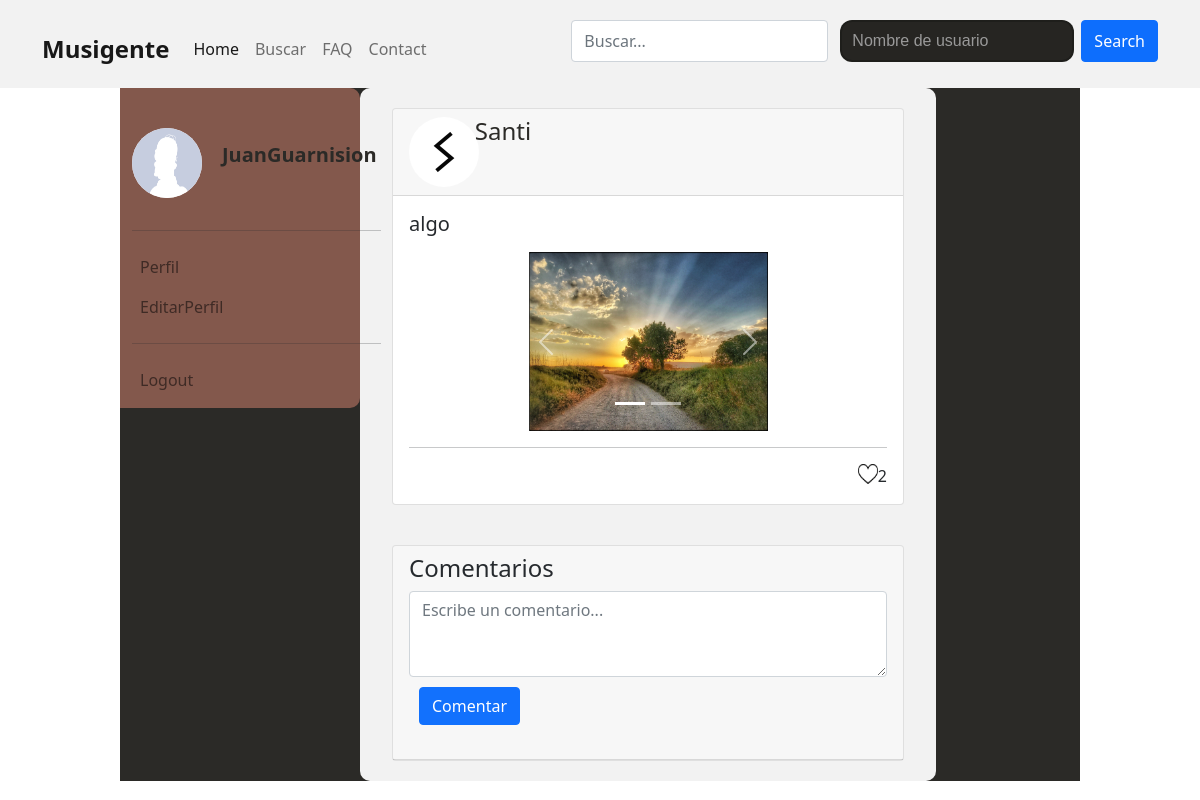
The app's page /html/publicacion.php?id=16 (signed in) with its own data.
### tables this page shows
CREATE TABLE `usuario` (
  `ID` int(11) NOT NULL,
  `Nickname` varchar(40) NOT NULL,
  `email` varchar(40) NOT NULL,
  `Password` varchar(200) NOT NULL,
  `Nombre` varchar(40) NOT NULL,
  `Instrumento` varchar(30) DEFAULT NULL,
  `Apellido1` varchar(40) NOT NULL,
  `Apellido2` varchar(40) DEFAULT NULL,
  `GeneroP` varchar(2) NOT NULL,
  `Genero` varchar(20) NOT NULL,
  `Anos de experiencia` int(11) DEFAULT NULL,
  `IdGrupo` int(11) DEFAULT NULL,
  `IdDomicilio` int(11) NOT NULL,
  `Descripcion` text DEFAULT NULL,
  `ImagenDePerfil` varchar(60) NOT NULL DEFAULT 'predeterminadoA6RJ45B.jpg'
);

CREATE TABLE `publicaciones` (
  `id` int(11) NOT NULL,
  `id_usuario` int(11) NOT NULL,
  `titulo` varchar(60) NOT NULL,
  `contenido` text NOT NULL
);

CREATE TABLE `imagenespublicaciones` (
  `id` int(11) NOT NULL,
  `IDPublicacion` int(11) NOT NULL,
  `RutaImagen` varchar(60) NOT NULL
);

### html/publicacion.php (the view, shortened to what this page needs)
<html lang="es">
<head>
    <link href="https://cdn.jsdelivr.net/npm/bootstrap@5.1.3/dist/css/bootstrap.min.css" rel="stylesheet">
</head>
<body>
    <nav class="navbar navbar-light navbar-expand-xl navbar-fixed-top navigation-clean-button" style="background-color:#F2F2F2;border-radius: 20;border-top-left-radius: 20; padding-top: 20px; padding-bottom: 10px;">
        <div class="container"><button class="navbar-toggler" data-bs-toggle="collapse" data-bs-target="#navcol-2"><span class="visually-hidden">Toggle navigation</span><span class="navbar-toggler-icon"></span></button>
            <div style="font-weight: bold;"><a class="navbar-brand" href="#"><span style="font-size: larger">Musigente</span></a></div>
            <div id="navcol-2" class="collapse navbar-collapse" style="color: rgb(255,255,255); justify-content: space-between">
                <ul class="navbar-nav">
                    <li class="nav-item"><a class="nav-link active" href="./Principal.php">Home </a></li>
                    <li class="nav-item"><a class="nav-link" href="./busqueda.php">Buscar</a></li>
                    <li><a class="nav-link" href="./faq.php">FAQ</a></li>
                    <li><a class="nav-link" href="./Contact.php">Contact </a></li>
                </ul>
                <ul class="nav navbar-nav">
                    <li class="nav-item">
                        <form class="form-inline my-2 my-lg-0" action="./busqueda.php">
                            <div class="input-group mb-3">
                                <input type="text" id="valor" name="valor" class="form-control rounded mx-sm-1" placeholder="Buscar...">
                                <div class="content-select mx-sm-2">
                                    <select id="campo" name="campo">
                                        <option value="Nickname">Nombre de usuario</option>
                                    </select>
                                </div>
                                <button class="btn btn-primary my-2 my-sm-0 rounded" type="submit">Search</button>
                            </div>
                        </form>
                    </li>
                </ul>
            </div>
        </div>
    </nav>
    <div class="d-flex fondo-bonico">
        <aside class="col-md-1 col-lg-3" style="height: 50%; background-color: #815448; border-radius: 0 10px 10px 0;">
            <nav class="navbar navbar-light navbar-expand-md d-flex d-xl-flex flex-column flex-grow-0 justify-content-start justify-content-xl-start align-items-xl-start">
                <div class="container-fluid">
                    <ul class="navbar-nav flex-column">
                        <div id="navcol-3" class="collapse navbar-collapse " style="color: black">
                            <ul class="navbar-nav">
                                <li class="nav-item">
                                    <p class="nav-link" href="#" id="navbarDropdownMenuLink" role="button" data-bs-toggle="dropdown" aria-expanded="false">
                                    <div style="display: flex; justify-content: center; align-items: center;">
                                        <?php
                                        require("../php/conexion.php");
                                        $consulta = "SELECT ImagenDePerfil FROM usuario WHERE Nickname = '" . $_SESSION['username'] . "'";
                                        $resultado = mysqli_query($conexion, $consulta);
                                        $fila = mysqli_fetch_array($resultado);
                                        $imagen = $fila['ImagenDePerfil'];
                                        echo "<img class='img img-responsive rounded-circle' src='../img/usuarios/$imagen' alt='Imagen de perfil' style='width: 70px; height: 70px; margin-right: 20px; background-color: white'>";
                                        echo "<p class='fs-5 fw-bold me-1' style='color: #262522'>" . $_SESSION['username'] . "</p>";
                                        ?>
                                    </div>
                                    </p>
                                </li>
                            </ul>
                        </div>
                        <hr>
                        <?php
                        echo "<li class='nav-item'><a class='nav-link' href='./perfil.php?profile=" . $_SESSION['username'] . "''>Perfil</a></li>"
                        ?>
                        <li class="nav-item"><a class="nav-link" href="./EditarPerfil.php">EditarPerfil</a></li>
                        <hr>
                        <li class="nav-item"><a class="nav-link" href="../php/LogOut.php">Logout</a></li>
                    </ul>
                </div>
            </nav>
        </aside>
        <main style="width: 60%;">
            <section style="background-color: #F2F2F2; border-radius: 10px; padding: 20px;">
                <?php
                if (isset($_SESSION)) {
                    if (isset($_SESSION['username'])) {
                        $nombreUsuario = $_SESSION['username'];
                        require("../php/conexion.php");
                        $consulta = "SELECT id FROM usuario WHERE Nickname = '" . $nombreUsuario . "'";
                        $resultado = mysqli_query($conexion, $consulta);
                        $fila = mysqli_fetch_array($resultado);
                        $idUsuario = $fila['id'];
                        $consulta = "SELECT id_usuario, titulo, contenido FROM publicaciones WHERE id = '" . $_GET['id'] . "'";
                        $idPublicacion = $_GET['id'];
                        $resultado = mysqli_query($conexion, $consulta);
                        $fila = mysqli_fetch_array($resultado);
                        $id_usuario = $fila['id_usuario'];
                        $titulo = $fila['titulo'];
                        $contenido = $fila['contenido'];
                        $consulta = "SELECT Nickname, ImagenDePerfil FROM usuario WHERE id = '$id_usuario'";
                        $resultado = mysqli_query($conexion, $consulta);
                        $fila = mysqli_fetch_array($resultado);
                        $nickname = $fila['Nickname'];
                        $imagen = $fila['ImagenDePerfil'];
                        echo "<div class='container-fluid'>
                                <div class='row'>
                                    <div class='col-md-12'>
                                        <div class='card'>
                                            <div class='card-header'>
                                                <div class='row'>
                                                    <div class='col-md-1'>
                                                        <img class='rounded-circle' src='../img/usuarios/$imagen' alt='Imagen de perfil'
                                                        style='width: 70px; height: 70px; margin-right: 5px; background-color: white'>
                                                    </div>
                                                    <div class='col-md-10 ms-4'>
                                                        <h4 style='color: #262522'>" . $nickname . "</h4>
                                                    </div>
                                                </div>
                                            </div>
                                            <div class='card-body'>
                                                <h5 class='card-title'>" . $titulo . "</h5>
                                                <p class='card-text'>" . $contenido . "</p>";
                        $consulta = "SELECT `RutaImagen` FROM `imagenespublicaciones` WHERE IDPublicacion = $idPublicacion";
                        $resultado3 = mysqli_query($conexion, $consulta);
                        if ($resultado3) {
                            if (mysqli_num_rows($resultado3) != 0) {
                                echo "<div style='display: flex; justify-content: center'>
                                                <div id='carouselExampleIndicators' class='carousel slide w-50' data-bs-ride='carousel'>
                                                    <div class='carousel-indicators'>";
                                $contador2 = 0;
                                echo "<button type='button' data-bs-target='#carouselExampleIndicators' data-bs-slide-to='" . $contador2 . "' class='active' aria-current='true' aria-label='Slide " . ($contador2 + 1) . "'></button>";
                                $contador2++;
                                while ($contador2 < mysqli_num_rows($resultado3)) {
                                    echo "<button type='button' data-bs-target='#carouselExampleIndicators' data-bs-slide-to='" . $contador2 . "' aria-label='Slide " . ($contador2 + 1) . "'></button>";
                                    $contador2++;
                                }
                                echo "</div>";
                                echo "<div class='carousel-inner'>";
                                $contador3 = 0;
                                while ($filaImagen = mysqli_fetch_assoc($resultado3)) {
                                    $imagen = $filaImagen['RutaImagen'];
                                    if ($contador3 == 0) {
                                        echo "<div class='carousel-item active'>";
                                    } else {
                                        echo "<div class='carousel-item'>";
                                    }
                                    echo "<img src='../img/imagenesPublicaciones/$imagen' class='d-block w-100' alt='...' style='max-height=300px; width=auto;'>
                                                                </div>";
                                    $contador3++;
                                }
                                echo "</div>";
                                if (mysqli_num_rows($resultado3) > 1) {
                                    echo "<button class='carousel-control-prev' type='button' data-bs-target='#carouselExampleIndicators' data-bs-slide='prev'>
                                                        <span class='carousel-control-prev-icon' aria-hidden='true'></span>
                                                        <span class='visually-hidden'>Previous</span>
                                                        </button>
                                                        <button class='carousel-control-next' type='button' data-bs-target='#carouselExampleIndicators' data-bs-slide='next'>
                                                        <span class='carousel-control-next-icon' aria-hidden='true'></span>
                                                        <span class='visually-hidden'>Next</span>
                                                        </button>
                                                        </div>
                                                        </div>";
                                } else {
                                    echo "</div>
                                    </div>";
                                }
                            }
                        }
                        echo "<hr><div style='display: flex; flex-direction: row-reverse'>";
                        $sql = "Select count('id') as num from `likes` where id_publicacion='$idPublicacion' ;";
                        $result = mysqli_query($conexion, $sql);
                        $seleccion = mysqli_fetch_assoc($result);
                        $likes = $seleccion['num'];
                        $sql = "Select `id_publicacion` from `likes` where id_usuario=$idUsuario and id_publicacion=$idPublicacion";
                        $result = mysqli_query($conexion, $sql);
                        $seleccion = mysqli_fetch_assoc($result);
                        if (isset($seleccion)) {
                            $likeado = $seleccion['id_publicacion'];
                            if ($idPublicacion == $likeado) {
                                echo "$likes<a href='../php/deslike.php?like=$idPublicacion&pantalla=1'><img src='../img/resources/heart-rojo.png' style='width: 20px; height: 20px'></a>";
                            } else {
                                echo "$likes<a href='../php/like.php?like=$idPublicacion&pantalla=1'><img src='../img/resources/heart.png' style='width: 20px; height: 20px'></a>";
                            }
                        } else {
                            echo "$likes<a href='../php/like.php?like=$idPublicacion&pantalla=1'><img src='../img/resources/heart.png' style='width: 20px; height: 20px'></a>";
                        }
                        echo "</div>";
                        echo "</div>";
                        echo "</div>";
                        echo "</div>";
                        echo "</div>";
                        echo "</div>";
                        echo "<div class='container-fluid' style='margin-top: 40px;'>
                            <div class='row'>
                                <div class='col-md-12'>
                                    <div class='card'>
                                        <div class='card-header'>
                                            <h4>Comentarios</h4>
                                            <form id='comentarios' action='../php/comentar.php?id_publicacion=" . $_GET['id'] . "' method='POST'>
                                                <div class='form-group'>
                                                    <textarea class='form-control' id='comentario' name='comentario' rows='3' placeholder='Escribe un comentario...'></textarea>
                                                    <input type='submit' value='Comentar' class='btn btn-primary' style='margin: 10px'>
                                                </div>
                                            </form>
                                        </div>";
                        echo "</div>
                            </div>
                        </div>
                    </div>";
                    }
                }
                ?>
        </main>
    </div>
</body>
</html>

### html/publicacion.php (style rules this page uses)
.fondo-bonico { background-color: #262522; margin: 0 10% 0 10%; opacity: 0.98; }
main { opacity: 1; }
body { background-image: url("../img/resources/john-matychuk-gUK3lA3K7Yo-unsplash.jpg"); background-size: cover; background-repeat: no-repeat; background-attachment: fixed; background-position: center; }
.content-input input, .content-select select { appearance: none; -webkit-appearance: none; -moz-appearance: none; }
.content-select select { appearance: none; -webkit-appearance: none; -moz-appearance: none; }
.content-select { max-width: 250px; position: relative; }
.content-select select { display: inline-block; width: 100%; cursor: pointer; padding: 7px 10px; height: 42px; outline: 0; border: 0; border-radius: 0; background: #262522; color: #7b7b7b; font-size: 1em; color: #999; font-family: 'Quicksand', sans-serif; border: 2px solid rgba(0, 0, 0, 0.2); border-radius: 12px; position: relative; transition: all 0.25s ease; }

### records on screen
usuario: ImagenDePerfil (picture)
usuario: ImagenDePerfil (picture), Nickname "Santi"
publicaciones: titulo "algo"
imagenespublicaciones: RutaImagen (picture)

### other values on screen
$_SESSION['username'] "JuanGuarnision"
$likes "2"
